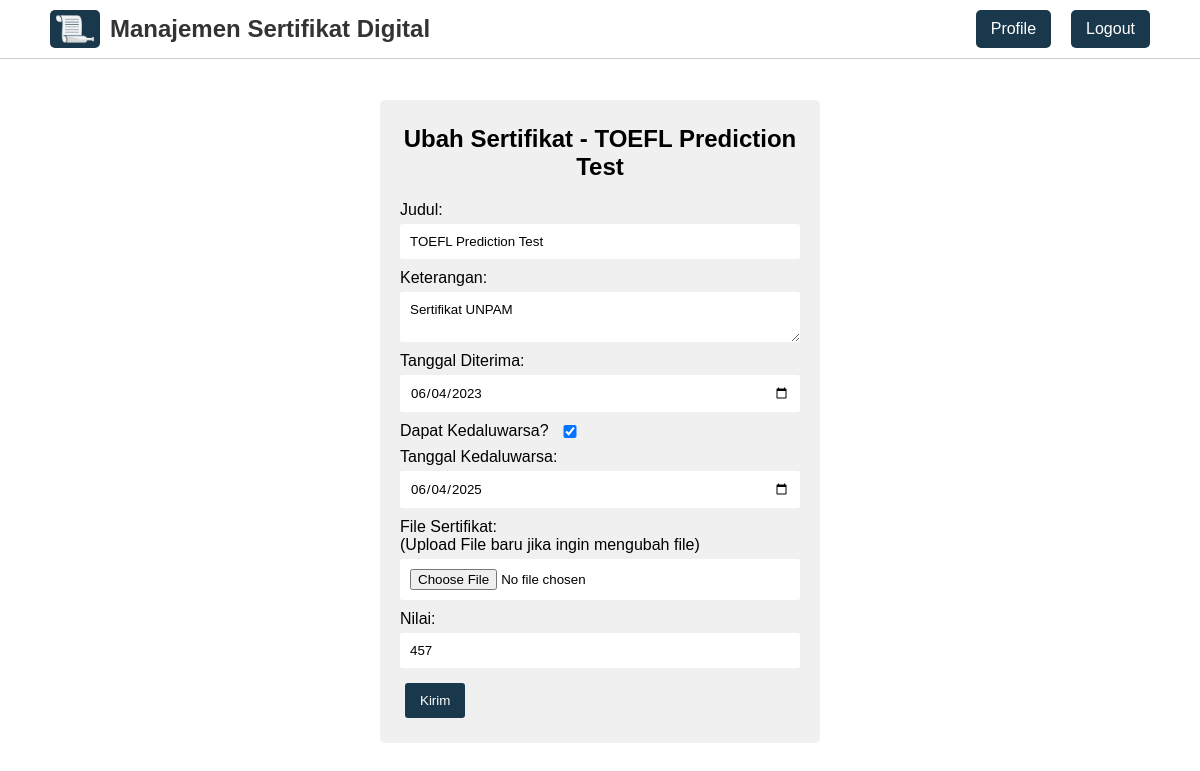
Screenshot of /ubah_sertifikat.php?id_sertifikat=5 (signed in) with the database file from the repository.
### tables this page shows
CREATE TABLE `sertifikat` (
  `id_sertifikat` int(11) NOT NULL,
  `judul` varchar(100) NOT NULL,
  `keterangan` text NOT NULL,
  `tanggal_diterima` date NOT NULL,
  `tanggal_kedaluwarsa` date DEFAULT NULL,
  `file_sertifikat` text NOT NULL,
  `id_user` int(11) NOT NULL
);

CREATE TABLE `penilaian` (
  `id_penilaian` int(11) NOT NULL,
  `id_sertifikat` int(11) NOT NULL,
  `nilai` int(11) NOT NULL
);

### ubah_sertifikat.php (the view, shortened to what this page needs)
<?php
require_once 'koneksi.php';
$id_user = $_SESSION['id_user'];
$id_sertifikat = $_GET['id_sertifikat'];
$sertifikat = mysqli_query($koneksi, "SELECT * FROM sertifikat INNER JOIN user ON sertifikat.id_user = user.id_user LEFT JOIN penilaian ON sertifikat.id_sertifikat = penilaian.id_sertifikat WHERE sertifikat.id_sertifikat = '$id_sertifikat' && sertifikat.id_user = '$id_user'");
$data_sertifikat = mysqli_fetch_assoc($sertifikat);
?>
<html>
<head>
    <?php include_once 'head.php'; ?>
</head>
<body>
    <?php include_once 'navbar.php'; ?>
    <div class="container">
        <form method="post" class="login-form" enctype="multipart/form-data">
            <h2>Ubah Sertifikat - <?= $data_sertifikat['judul']; ?></h2>
            <label for="judul">Judul:</label>
            <input type="text" id="judul" name="judul" value="<?= $data_sertifikat['judul']; ?>" required>
            <label for="keterangan">Keterangan:</label>
            <textarea id="keterangan" name="keterangan" required><?= $data_sertifikat['keterangan']; ?></textarea>
            <label for="tanggal_diterima">Tanggal Diterima:</label>
            <input type="date" id="tanggal_diterima" name="tanggal_diterima" required value="<?= date("Y-m-d", strtotime($data_sertifikat['tanggal_diterima'])); ?>">
            <label for="kedaluwarsa">Dapat Kedaluwarsa?</label>
            <?php if ($data_sertifikat['tanggal_kedaluwarsa'] == '0000-00-00'): ?>
                <input type="checkbox" name="kedaluwarsa" id="kedaluwarsa" class="checkbox">
                <div style="display: none;" id="form_tanggal_kedaluwarsa">
                    <label for="tanggal_kedaluwarsa">Tanggal Kedaluwarsa:</label>
                    <input type="date" id="tanggal_kedaluwarsa" name="tanggal_kedaluwarsa" value="<?= date("Y-m-d", strtotime($data_sertifikat['tanggal_kedaluwarsa'])); ?>">
                </div>
            <?php else: ?>
                <input type="checkbox" name="kedaluwarsa" id="kedaluwarsa" class="checkbox" checked>
                <div id="form_tanggal_kedaluwarsa">
                    <label for="tanggal_kedaluwarsa">Tanggal Kedaluwarsa:</label>
                    <input type="date" id="tanggal_kedaluwarsa" name="tanggal_kedaluwarsa" value="<?= date("Y-m-d", strtotime($data_sertifikat['tanggal_kedaluwarsa'])); ?>">
                </div>
            <?php endif ?>
            <label for="file_sertifikat">File Sertifikat: <br> (Upload File baru jika ingin mengubah file)</label>
            <input type="file" name="file_sertifikat" id="file_sertifikat">
            <label for="nilai">Nilai:</label>
            <input type="number" id="nilai" name="nilai" value="<?= $data_sertifikat['nilai']; ?>" required>
            <button type="submit" name="btnUbah" class="btn">Kirim</button>
        </form>
    </div>
</body>
</html>

### style.css (style rules this page uses)
* { font-family: 'Arial', sans-serif; }
body { margin: 0; padding: 0; }
.container { margin: 100px auto; max-width: 1200px; padding: 0 15px; }
.login-form { max-width: 400px; margin: 0 auto; padding: 20px; padding-top: 5px; background-color: #f0f0f0; border-radius: 5px; }
.login-form h2 { text-align: center; }
.login-form label { display: block; margin-bottom: 5px; }
.login-form input, .login-form textarea { width: 100%; padding: 10px; border: none; background-color: #fff; border-radius: 3px; margin-bottom: 10px; }
.btn { text-align: center; display: inline-block; padding: 10px 15px; border: none; background-color: #19384B; color: #fff; border-radius: 3px; cursor: pointer; text-decoration: none; margin: 5px; }
.checkbox { margin-left: -30px; margin-top: -20px; }

### rows the page displays
sertifikat: judul "TOEFL Prediction Test", keterangan "Sertifikat UNPAM", tanggal_diterima "06/04/2023", tanggal_kedaluwarsa "06/04/2025", nilai "457"
